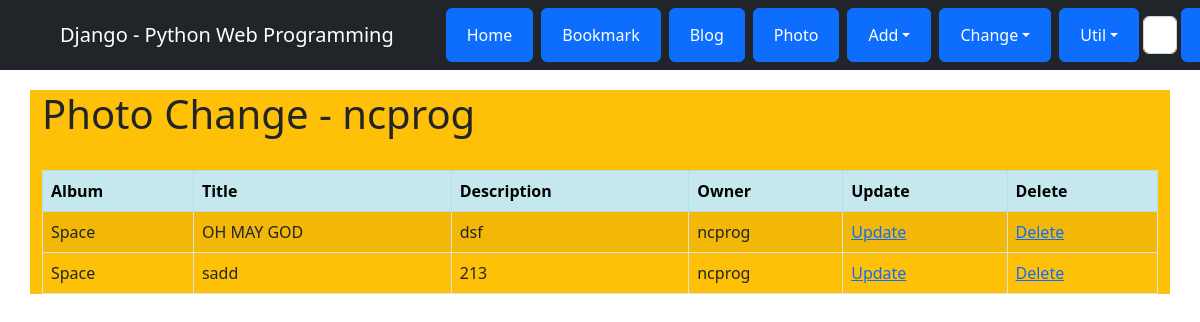
Screenshot of /photo/photo/change/ (signed in) with the database file from the repository.
### photo/models.py (models this page shows, shortened)
class Photo(models.Model):
    album = models.ForeignKey(Album, on_delete=models.CASCADE)
    title = models.CharField('TITLE', max_length=30)
    description = models.TextField('Photo Description', blank=True)
    image = ThumbnailImageField(upload_to='photo')
    upload_dt = models.DateTimeField('Upload Date', auto_now_add=True)
    owner = models.ForeignKey('auth.User', on_delete=models.CASCADE, verbose_name ='OWNER', blank=True, null= True)
    class Meta:
        ordering =('title',)

class Album(models.Model):
    name = models.CharField(max_length = 30)
    description = models.CharField('One Line Description', max_length=100, blank=True)
    owner = models.ForeignKey('auth.User', on_delete=models.CASCADE, verbose_name ='OWNER', blank=True, null= True)
    class Meta:
        ordering = ('name',)
    def __str__(self):
        return self.name

### photo/views.py (the view)
# urls.py: path('photo/change/',views.PhotoChangeLV.as_view(), name ='photo_change'),
class PhotoChangeLV(LoginRequiredMixin, ListView):
    model = Photo
    template_name = 'photo/photo_change_list.html'
    def get_queryset(self):
        return Photo.objects.filter(owner=self.request.user)

### photo/templates/photo/photo_change_list.html (shortened to what this page needs)
{% extends "base.html" %}
{% block content %}
<h1>Photo Change - {{ user }}</h1>
<br>
<table class="table table-striped table-bordered table-condensed">
    <thread>
        <tr class="table-info">
            <th>Album</th>
            <th>Title</th>
            <th>Description</th>
            <th>Owner</th>
            <th>Update</th>
            <th>Delete</th>
        </tr>
    </thread>
    <tbody>
        {% for item in object_list %}
        <tr>
            <td>{{ item.album }}</td>
            <td>{{ item.title }}</td>
            <td>{{ item.description }}</td>
            <td>{{ item.owner }}</td>
            <td><a href="{% url 'photo:photo_update' item.id %}">Update</a></td>
            <td><a href="{% url 'photo:photo_delete' item.id %}">Delete</a></td>
        </tr>
        {% endfor %}
    </tbody>
</table>
{% endblock %}

### templates/base.html (style rules this page uses)
body { padding-top: 90px; }

### rows the page displays
Photo: album "Space", title "OH MAY GOD", description "dsf", owner "ncprog"
Photo: album "Space", title "sadd", description "213", owner "ncprog"

### other values shown
{{ user }} "ncprog"
